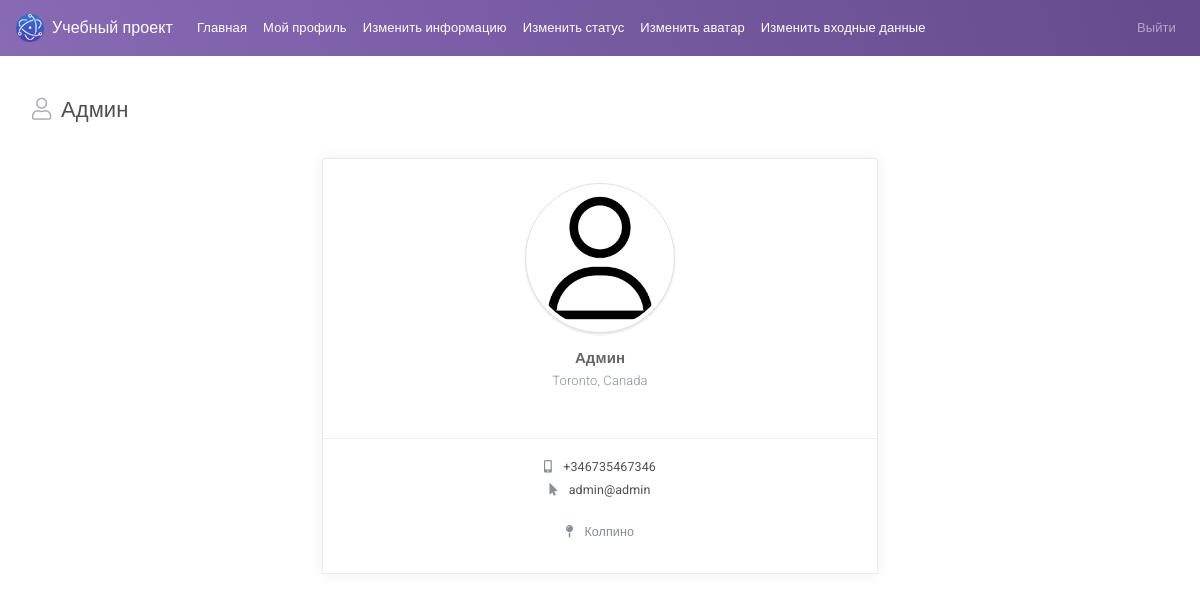
Screenshot of /page_profile.php (signed in) with the database file from the repository.
### tables this page shows
CREATE TABLE `users` (
  `id` int NOT NULL,
  `email` varchar(255) NOT NULL,
  `password` varchar(255) NOT NULL,
  `role` int NOT NULL DEFAULT '2' COMMENT '1-admin\r\n2-default user',
  `username` varchar(255) DEFAULT NULL,
  `job` varchar(255) DEFAULT NULL,
  `phone` varchar(255) DEFAULT NULL,
  `address` varchar(255) DEFAULT NULL,
  `status` int NOT NULL DEFAULT '1',
  `avatar` varchar(255) DEFAULT NULL,
  `vk` varchar(255) DEFAULT NULL,
  `tg` varchar(255) DEFAULT NULL,
  `inst` varchar(255) DEFAULT NULL
);

### classes/DataBase.php (called while the page is built, shortened)
<?php
class DataBase
{
    private $db;
    private string $user = 'root';
    private string $pass = '';
    private string $hosts = 'mysql:host=localhost;dbname=course_stage_one';
    public function __construct()
    {
        $this->db = new PDO($this->hosts, $this->user, $this->pass);
    }
    public function getDataUsers($id = null)
    {
        $sql = "SELECT * FROM `users`";
        if (isset($id)) {
            $sql .= " WHERE `id`=?";
            $sql = $this->db->prepare($sql);
            $sql->execute(array($id));
        } else {
            $sql = $this->db->query($sql);
        }
        $dataUsers = $sql->fetchAll(PDO::FETCH_ASSOC);
        if ($dataUsers) {
            return $dataUsers;
        } else {
            return ['ERROR' => 'Не удалось получить данные'];
        }
    }
}

### page_profile.php (the view, shortened to what this page needs)
<?php
require 'classes/DataBase.php';
$dataBase = new DataBase();
$dataUser = $dataBase->getDataUsers($_SESSION['USER']['id']);
$dataUser = $dataUser[0];
?>
<!DOCTYPE html>
<html lang="en">
<head>
    <link id="vendorsbundle" rel="stylesheet" media="screen, print" href="css/vendors.bundle.css">
    <link id="appbundle" rel="stylesheet" media="screen, print" href="css/app.bundle.css">
    <link id="myskin" rel="stylesheet" media="screen, print" href="css/skins/skin-master.css">
    <link rel="stylesheet" media="screen, print" href="css/fa-solid.css">
    <link rel="stylesheet" media="screen, print" href="css/fa-brands.css">
    <link rel="stylesheet" media="screen, print" href="css/fa-regular.css">
</head>
<body class="mod-bg-1 mod-nav-link">
<?php require 'components/navbar.php'; ?>
<main id="js-page-content" role="main" class="page-content mt-3">
    <div class="subheader">
        <h1 class="subheader-title">
            <i class='subheader-icon fal fa-user'></i> <?php echo $dataUser['username']; ?>
        </h1>
    </div>
    <div class="row">
        <div class="col-lg-6 col-xl-6 m-auto">
            <div class="card mb-g rounded-top">
                <div class="row no-gutters row-grid">
                    <div class="col-12">
                        <div class="d-flex flex-column align-items-center justify-content-center p-4">
                            <img src="images/<?php echo ($dataUser['avatar']?:'default.png');?>"
                                 class="rounded-circle shadow-2 img-thumbnail" alt="" style="width: 150px;height: 150px;">
                            <h5 class="mb-0 fw-700 text-center mt-3">
                                <?php echo $dataUser['username']; ?>
                                <small class="text-muted mb-0">Toronto, Canada</small>
                            </h5>
                        </div>
                    </div>
                    <div class="col-12">
                        <div class="p-3 text-center">
                            <a href="tel:+<?php echo $dataUser['phone']; ?>" class="mt-1 d-block fs-sm fw-400 text-dark">
                                <i class="fas fa-mobile-alt text-muted mr-2"></i> +<?php echo $dataUser['phone']; ?></a>
                            <a href="mailto:<?php echo $dataUser['email']; ?>" class="mt-1 d-block fs-sm fw-400 text-dark">
                                <i class="fas fa-mouse-pointer text-muted mr-2"></i> <?php echo $dataUser['email']; ?></a>
                            <address class="fs-sm fw-400 mt-4 text-muted">
                                <i class="fas fa-map-pin mr-2"></i> <?php echo $dataUser['address']; ?>
                            </address>
                        </div>
                    </div>
                </div>
            </div>
        </div>
    </div>
</main>
</body>
</html>

### css/fa-solid.css (style rules this page uses)
.fa,.fas { font-family:'Font Awesome 5 Pro';font-weight:900 }

### rows the page displays
users: username "Админ", phone "346735467346", email "admin@admin", address "Колпино"
